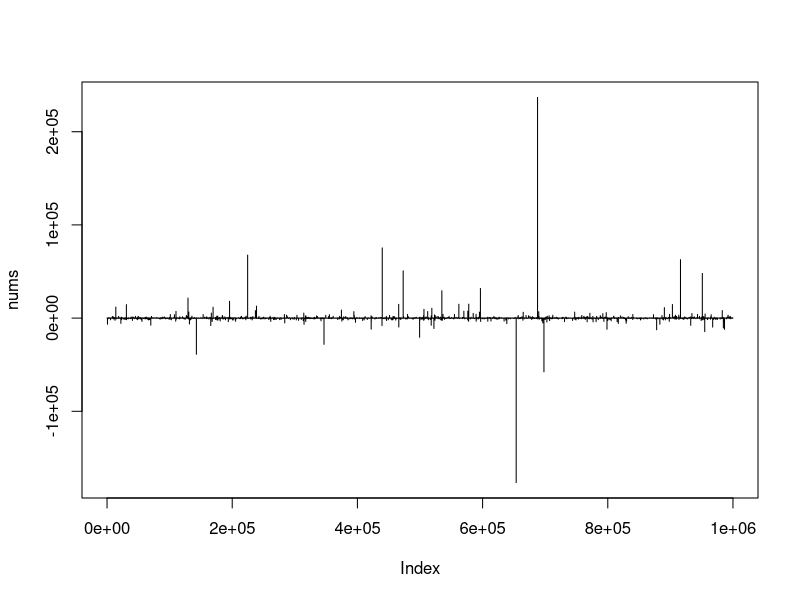
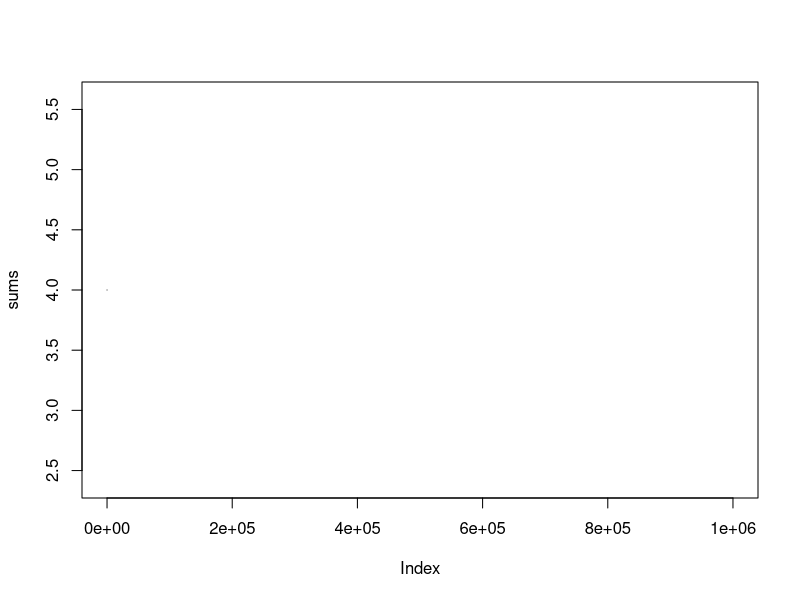

The R script that drew these images, in order:
draw_addend <- function() {
  addend <- if (runif(1) < 0.5) 0 else 1
  while (runif(1) < 0.5) addend <- addend*2
  addend
}

get_random_integer <- function(precision, signed = TRUE) {
  len <- 1
  while(runif(1) < 1/precision) len <- len*precision
  c <- sample(0:len-1,1)
  if (signed && c != 0 && runif(1) < 0.5) c <- -c
  c
}

get_random_integer(5)

nums <- sapply(1:10^6, get_random_integer, precision=2)
plot(nums,type="l")

sums <- rep(NA,10^6)
sums[1] <- nums[1]
sums[2] <- nums[1]+nums[2]
sums <- sapply(2:10^6, function(n) sums[n-1]+nums[n])
plot(sums,type="l")

